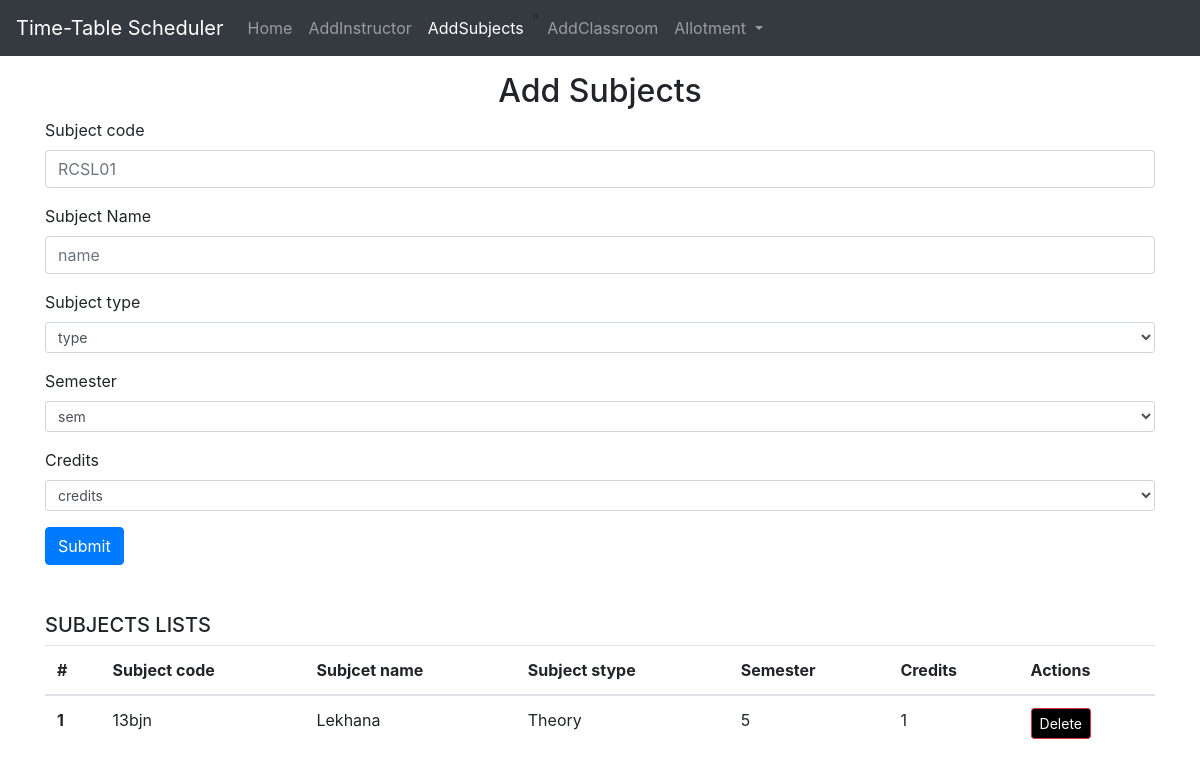
/addsubjects, run on an earlier commit of the app's database.
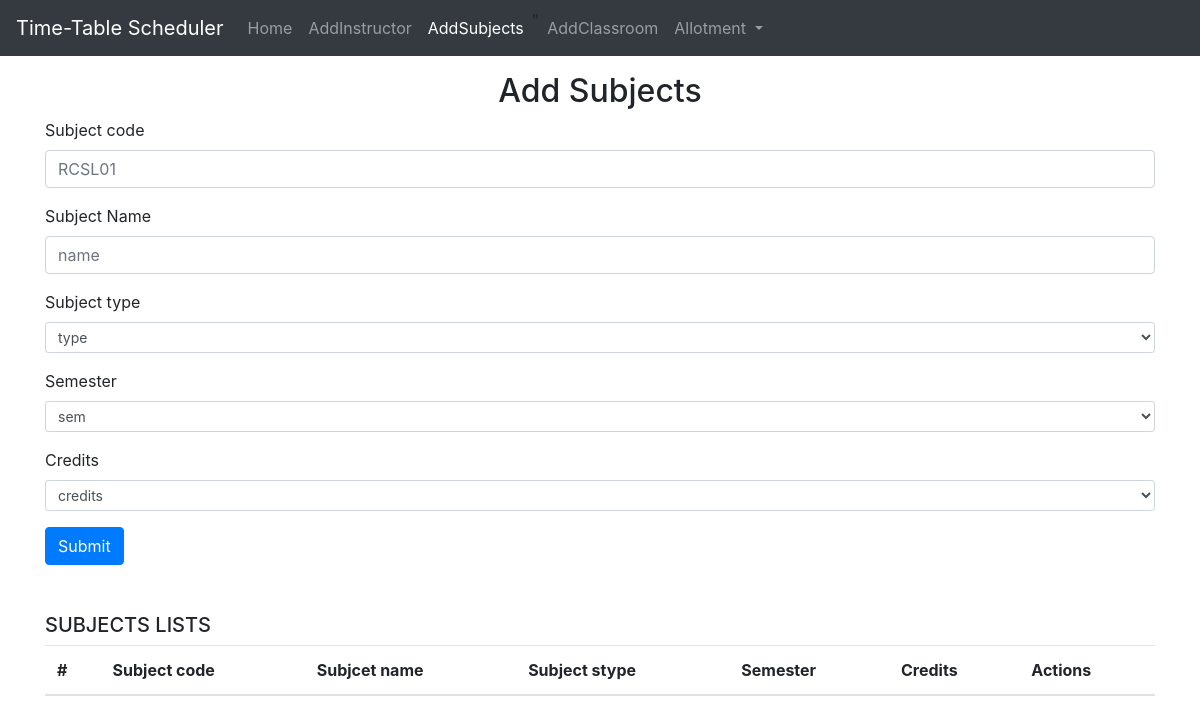
And on a later commit of the database.
### home/models.py (models this page shows, shortened)
class Subjects(models.Model):
    code = models.CharField(primary_key=True, max_length=10)
    name = models.CharField(max_length=100)
    stype = models.CharField(max_length=20, default='2' , null=True)
    sem = models.CharField(max_length=20, default='3')
    credits = models.CharField(max_length=20, default='1')

### home/views.py (the view, shortened to what this page needs)
# urls.py: path('addsubjects',views.addsubjects,name="addsubjects"),
def addsubjects(request):
    context = {'success': False}
    allsubjects = Subjects.objects.all()
    context['addsubjects'] = allsubjects
    return render(request, 'addsubjects.html', context)

### templates/addsubjects.html (shortened to what this page needs)
{% extends "base.html" %}
{% block addsubjectsactive %}active{% endblock addsubjectsactive %}
{% block body %}
    <div class= "container my-3">
        <h2 class="text-center">Add Subjects </h2>
        <form action="/addsubjects" method="post">
            <div class="form-group">
              <label for="name">Subject code</label>
              <input type="text" class="form-control" id="instructorid" name="code" placeholder="RCSL01">
            </div>
            <div class="form-group">
              <label for="name">Subject Name</label>
              <input type="text" class="form-control" id="name" name="name" placeholder="name">
            </div>
            <div class="form-group">
                <label for="designation">Subject type</label>
                <select class="form-control form-control-sm" name="stype" >
                  <option disabled selected>type</option>
                </select>
                </div>
                <div class="form-group">
                    <label for="designation">Semester</label>
                    <select class="form-control form-control-sm" name="sem">
                      <option disabled selected>sem</option>
                    </select>
                    </div>
                    <div class="form-group">
                        <label for="designation">Credits</label>
                        <select class="form-control form-control-sm" name="credits">
                          <option disabled selected>credits</option>
                        </select>
                        </div>
            <button type="submit" class="btn btn-primary">Submit</button>
          </form>
      </div>
      <div class="container my-5">
        <h5>SUBJECTS LISTS</h5>
        <table class="table">
            <thead>
              <tr>
                <th scope="col">#</th>
                <th scope="col">Subject code</th>
                <th scope="col">Subjcet name</th>
                <th scope="col">Subject stype</th>
                <th scope="col">Semester</th>
                <th scope="col">Credits</th>
                <th scope="col">Actions</th>
              </tr>
            </thead>
            <tbody>
                {% for subjects in addsubjects %}
          <tr>
            <th scope="row">{{ forloop.counter }}</th>
            <td>{{ subjects.code }}</td>
            <td>{{ subjects.name }}</td>
            <td>{{ subjects.stype}}</td>
            <td>{{ subjects.sem }}</td>
            <td>{{ subjects.credits}}</td>
            <td>
              <form action="{% url 'delete-subjects' subjects.code %}" method="post">
                <button type="submit" class="btn btn-danger btn-sm" style="background-color:black">Delete</button>
              </form>
            </td>
            </tr>
            {% endfor %}
                 </tbody>
                </table>
            </div>
{% endblock body %}

### templates/base.html (shortened to what this page needs)
<!DOCTYPE html>
<html lang="en">
  <head>
    <link
      rel="stylesheet"
      href="https://cdn.jsdelivr.net/npm/bootstrap@4.3.1/dist/css/bootstrap.min.css"
    />
  </head>
  <body>
    <nav class="navbar navbar-expand-lg navbar-dark bg-dark">
      <a class="navbar-brand" href="#">Time-Table Scheduler</a>
      <div class="collapse navbar-collapse" id="navbarSupportedContent">
        <ul class="navbar-nav mr-auto">
          <li class="nav-item {% block homeactive %}{% endblock homeactive %}">
            <a class="nav-link" href="/home">Home <span class="sr-only">(current)</span></a
            >
          </li>
          <li class="nav-item {% block addinstructoractive %}{% endblock addinstructoractive %}">
            <a class="nav-link" href="addinstructor/">AddInstructor</a>
          </li>
          <li class="nav-item  {% block addsubjectsactive %}{% endblock addsubjectsactive %}"><a class="nav-link" href="/addsubjects">AddSubjects</a>
          </li>"
        <li class="nav-item ">
          <a class="nav-link {% block addclassroomactive %}{% endblock addclassroomactive %}" href="/addclassroom">AddClassroom</a>
        </li>
        <li class="nav-item dropdown {% block allotmentactive %}{% endblock allotmentactive %} ">
          <a class="nav-link dropdown-toggle" href="#" id="navbarDropdown" role="button" data-toggle="dropdown" aria-haspopup="true" aria-expanded="false">
            Allotment          </a>
        </li>
        </ul>
      </div>
    </nav>
    {%block body%}
    {% endblock body%}
  </body>
</html>

What changed in the data, as far as the page shows it:
removed Subjects: code "13bjn", name "Lekhana", stype "Theory", sem "5", credits "1"
